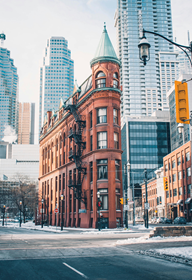
#> input picture cvintro/img/building.png, 192 x 280 px
$ python make_lucas_kanade_tracking_demo.py
#> lines starting #> are read from the running program, lines starting #| are printed output that depends on the picture
"""Generate lucas_kanade_tracking_demo.gif: a short synthetic "video" made by
warping a single real photo (building.png, already used in lesson 20) with a
smoothly changing affine transform per frame -- simulating a panning,
slightly zooming camera. Shi-Tomasi corners are detected on frame 0, then
tracked frame-to-frame with the real cv2.calcOpticalFlowPyrLK (the notebook's
own Lucas-Kanade, run iteratively/pyramidally exactly as OpenCV implements
it), drawing each point's accumulated trajectory as the sequence plays.

Run from anywhere:
    python make_lucas_kanade_tracking_demo.py
Output:
    lucas_kanade_tracking_demo.gif  (written next to this script)
"""
import io
import os

import cv2
import matplotlib.pyplot as plt
import numpy as np
from PIL import Image

OUT_DIR = os.path.dirname(os.path.abspath(__file__))
IMG_PATH = os.path.join(OUT_DIR, "..", "img", "building.png")
OUT_GIF = os.path.join(OUT_DIR, "lucas_kanade_tracking_demo.gif")

NEUTRAL_COLOR = "#222222"

base = cv2.imread(IMG_PATH, cv2.IMREAD_GRAYSCALE)
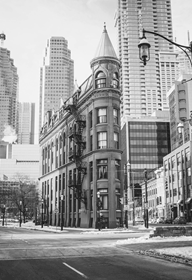
#> base: shape (280, 192); min 0, max 255, mean 154.5
h, w = base.shape
#> h = 280; w = 192
center = (w / 2, h / 2)
#> center = (96, 140)

N_FRAMES = 14
frames_gray = []
for t in range(N_FRAMES):
    angle = 1.1 * t
    scale = 1.0 - 0.006 * t
    M = cv2.getRotationMatrix2D(center, angle, scale)
    M[0, 2] += 1.8 * t
    M[1, 2] += 1.0 * t
    frames_gray.append(cv2.warpAffine(base, M, (w, h), flags=cv2.INTER_LINEAR,
                                        borderMode=cv2.BORDER_REPLICATE))
#> after the loop, frames_gray = 14 items

# Detect once on frame 0 (same Shi-Tomasi "good features to track" as Lesson 20),
# then chain cv2.calcOpticalFlowPyrLK frame-to-frame -- real pyramidal
# Lucas-Kanade, the same function the notebook's "larger motions" cell uses.
pts0 = cv2.goodFeaturesToTrack(frames_gray[0], maxCorners=25, qualityLevel=0.1, minDistance=12)
#> pts0 = 25 rows, first 8: [61, 229], [149, 222], [3, 219], [146, 56], [162, 65], [56, 176], [22, 222], [42, 226]
n_pts = len(pts0)
#> n_pts = 25

LK_PARAMS = dict(winSize=(15, 15), maxLevel=3,
                  criteria=(cv2.TERM_CRITERIA_EPS | cv2.TERM_CRITERIA_COUNT, 30, 0.01))
#> LK_PARAMS = {'winSize': (15, 15), 'maxLevel': 3, 'criteria': (3, 30, 0.01)}

trajectories = [[pts0[i, 0].copy()] for i in range(n_pts)]
#> trajectories = 25 items, first 6: [[61, 229]], [[149, 222]], [[3, 219]], [[146, 56]], [[162, 65]], [[56, 176]]
alive = np.ones(n_pts, dtype=bool)
prev_pts = pts0.copy()
#> prev_pts has the same summary as pts0
prev_gray = frames_gray[0]
for t in range(1, N_FRAMES):
    next_gray = frames_gray[t]
    next_pts, status, _ = cv2.calcOpticalFlowPyrLK(prev_gray, next_gray, prev_pts, None, **LK_PARAMS)
    status = status.reshape(-1)
    for i in range(n_pts):
        if alive[i]:
            if status[i] == 1:
                trajectories[i].append(next_pts[i, 0].copy())
            else:
                alive[i] = False
    prev_pts = next_pts
    prev_gray = next_gray
#> this loop made 13 passes
#> pass 1, `next_gray = frames_gray[t]`:
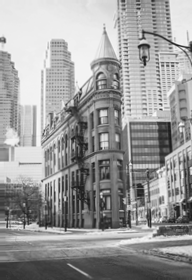
#> next_gray: shape (280, 192); min 23, max 253, mean 155
#> after the loop:
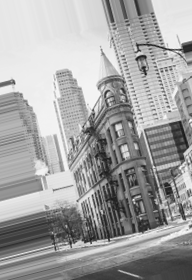
#> prev_gray: shape (280, 192); min 22, max 253, mean 162.7

TRACK_COLOR = "#e02020"


def render(t):
#> called with t = 0
    vis = cv2.cvtColor(frames_gray[t], cv2.COLOR_GRAY2RGB)
    fig, ax = plt.subplots(figsize=(4.6, 6.4), dpi=120)
    fig.subplots_adjust(top=0.90, bottom=0.03, left=0.03, right=0.97)
    ax.imshow(vis)
    for traj in trajectories:
        shown = traj[:min(t + 1, len(traj))]
        xs = [p[0] for p in shown]
        ys = [p[1] for p in shown]
        # all one color, thick enough to read clearly against the photo --
        # per-point colors from a 20-color colormap looked nice but several
        # were too close to the background or to each other to tell apart
        ax.plot(xs, ys, color=TRACK_COLOR, linewidth=2.2, alpha=0.9, zorder=2)
        ax.scatter([xs[-1]], [ys[-1]], color=TRACK_COLOR, s=32, zorder=3,
                    edgecolors="white", linewidths=0.8)
#> this loop made 25 passes
#> (xs, ys) on passes 1 to 12: ([61], [229]), ([149], [222]), ([3], [219]), ([146], [56]), ([162], [65]), ([56], [176]), ([22], [222]), ([42], [226]), ([4], [39]), ([100], [214]), ([98], [196]), ([160], [104])
#> (traj, xs, ys) on pass 14: ([[189, 175], [190.9, 174.1], [197.7, 178.8]], [189], [175])
    ax.set_xlim(0, w)
    ax.set_ylim(h, 0)
    ax.set_xticks([])
    ax.set_yticks([])
    n_alive = sum(1 for traj in trajectories if len(traj) > t)
#> n_alive = 25
    fig.suptitle(f"Lucas-Kanade tracking: frame {t + 1}/{N_FRAMES}, {n_alive}/{n_pts} points tracked",
                 fontsize=11, color=NEUTRAL_COLOR)

    buf = io.BytesIO()
    fig.savefig(buf, format="png")
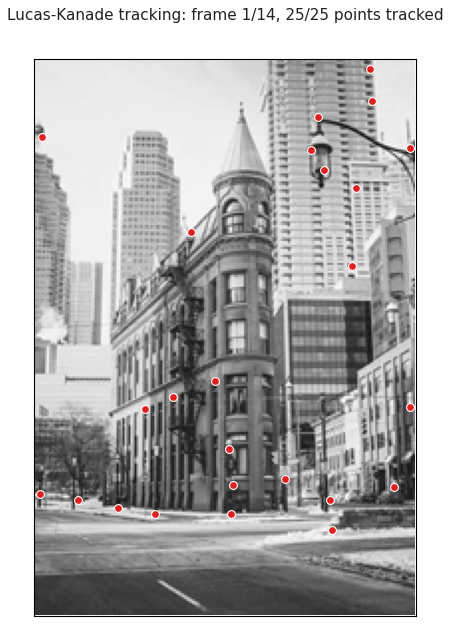
#> figure drawn by matplotlib, 1 panel
    plt.close(fig)
    buf.seek(0)
    return Image.open(buf).convert("RGB")
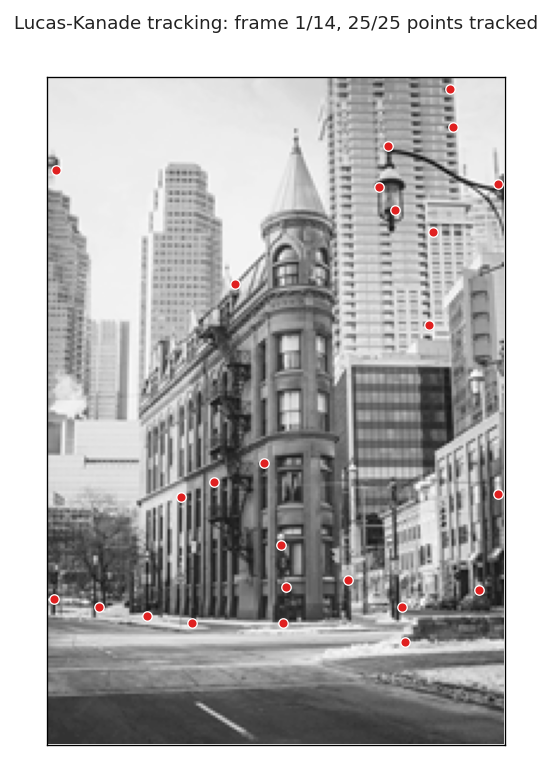
#> returned value: PIL image 552x768 RGB; mean R, G, B 180.4, 179.8, 179.8


frames = []
HOLD_FRAME = 10
HOLD_END = 36

for t in range(N_FRAMES):
    frames += [render(t)] * HOLD_FRAME
#> frames = 10 items
frames += [render(N_FRAMES - 1)] * HOLD_END
#> the loop in render (call 15), `for traj in trajectories:` made 25 passes
#> (shown, xs, ys) on pass 14: ([[189, 175], [190.9, 174.1], [197.7, 178.8]], [189, 190.9, 197.7], [175, 174.1, 178.8])
#> (xs, ys) on pass 19: ([181, 183.7, 186.4, 189.1, 191.7, 194.5], [215, 213.9, 212.9, 212.1, 210.9, 210.1])
#> in render (call 15), `n_alive = sum(1 for traj in trajectories if len(traj) > t)`: n_alive = 23
#> in render (call 15), `fig.savefig(buf, format="png")`:
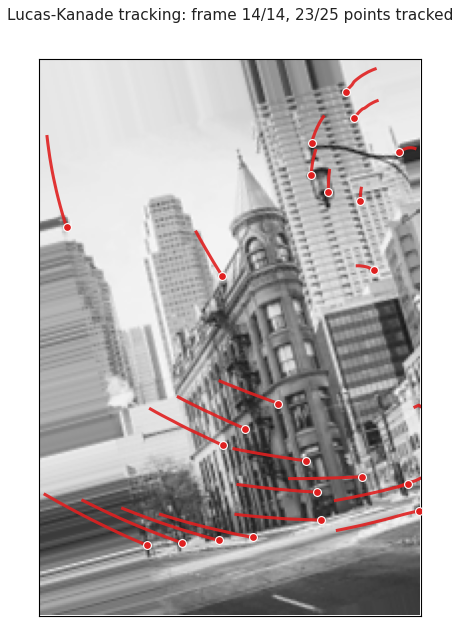
#> figure drawn by matplotlib, 1 panel
#> in render (call 15), `return Image.open(buf).convert("RGB")`:
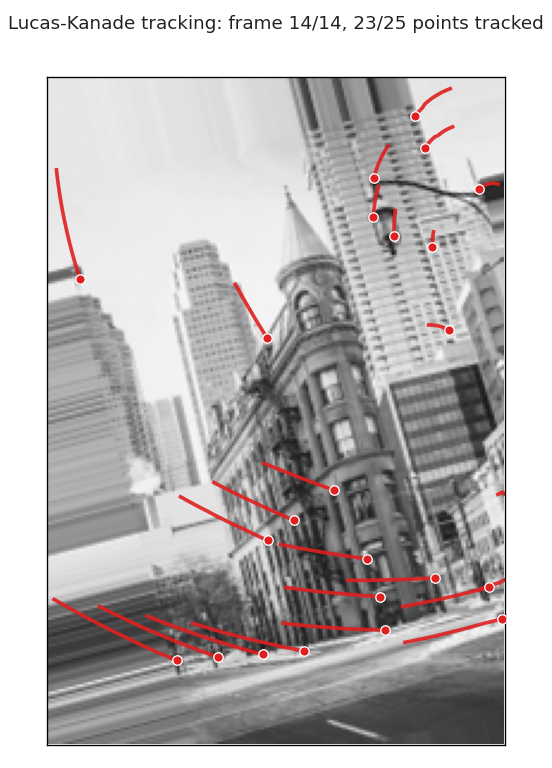
#> returned value: PIL image 552x768 RGB; mean R, G, B 187.4, 184.4, 184.4
#> frames = 176 items

frames[0].save(
    OUT_GIF,
    save_all=True,
    append_images=frames[1:],
    duration=90,
    loop=0,
)
print(f"Saved {OUT_GIF} ({len(frames)} frames, {n_pts} points, "
      f"{sum(1 for t in trajectories if len(t) == N_FRAMES)} survived to the end)")
#| Saved cvintro/animations/lucas_kanade_tracking_demo.gif (176 frames, 25 points, 23 survived to the end)
